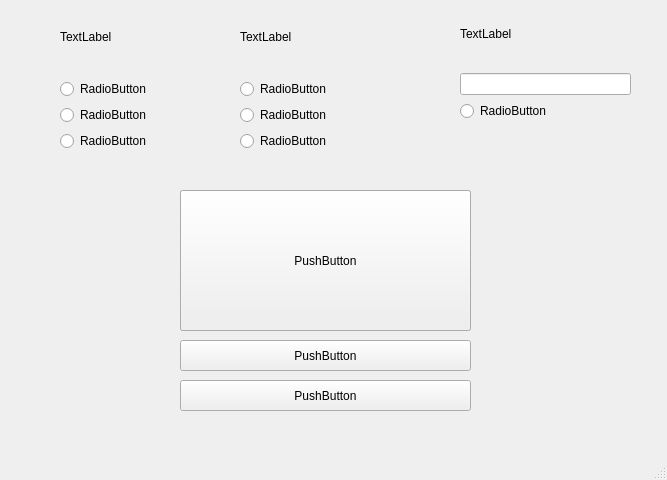
<?xml version="1.0" encoding="UTF-8"?>
<ui version="4.0">
 <class>MainWindow</class>
 <widget class="QMainWindow" name="MainWindow">
  <property name="geometry">
   <rect>
    <x>0</x>
    <y>0</y>
    <width>667</width>
    <height>480</height>
   </rect>
  </property>
  <property name="windowTitle">
   <string>MainWindow</string>
  </property>
  <widget class="QWidget" name="centralwidget">
   <widget class="QWidget" name="verticalLayoutWidget">
    <property name="geometry">
     <rect>
      <x>240</x>
      <y>0</y>
      <width>191</width>
      <height>151</height>
     </rect>
    </property>
    <layout class="QVBoxLayout" name="verticalLayout">
     <item>
      <widget class="QLabel" name="label">
       <property name="text">
        <string>TextLabel</string>
       </property>
      </widget>
     </item>
     <item>
      <widget class="QRadioButton" name="radioBtn1">
       <property name="text">
        <string>RadioButton</string>
       </property>
      </widget>
     </item>
     <item>
      <widget class="QRadioButton" name="radioBtn2">
       <property name="text">
        <string>RadioButton</string>
       </property>
      </widget>
     </item>
     <item>
      <widget class="QRadioButton" name="radioBtn3">
       <property name="text">
        <string>RadioButton</string>
       </property>
      </widget>
     </item>
    </layout>
   </widget>
   <widget class="QPushButton" name="pushButtonG">
    <property name="geometry">
     <rect>
      <x>180</x>
      <y>190</y>
      <width>291</width>
      <height>141</height>
     </rect>
    </property>
    <property name="text">
     <string>PushButton</string>
    </property>
   </widget>
   <widget class="QWidget" name="verticalLayoutWidget_2">
    <property name="geometry">
     <rect>
      <x>460</x>
      <y>0</y>
      <width>171</width>
      <height>121</height>
     </rect>
    </property>
    <layout class="QVBoxLayout" name="verticalLayout_2">
     <item>
      <widget class="QLabel" name="label_quantity">
       <property name="text">
        <string>TextLabel</string>
       </property>
      </widget>
     </item>
     <item>
      <widget class="QLineEdit" name="lineEdit_quantity"/>
     </item>
     <item>
      <widget class="QRadioButton" name="radioBtn_BL">
       <property name="text">
        <string>RadioButton</string>
       </property>
      </widget>
     </item>
    </layout>
   </widget>
   <widget class="QWidget" name="verticalLayoutWidget_3">
    <property name="geometry">
     <rect>
      <x>60</x>
      <y>0</y>
      <width>151</width>
      <height>151</height>
     </rect>
    </property>
    <layout class="QVBoxLayout" name="verticalLayout_3">
     <item>
      <widget class="QLabel" name="label_spoil">
       <property name="text">
        <string>TextLabel</string>
       </property>
      </widget>
     </item>
     <item>
      <widget class="QRadioButton" name="radioBtn4">
       <property name="text">
        <string>RadioButton</string>
       </property>
      </widget>
     </item>
     <item>
      <widget class="QRadioButton" name="radioBtn5">
       <property name="text">
        <string>RadioButton</string>
       </property>
      </widget>
     </item>
     <item>
      <widget class="QRadioButton" name="radioBtn6">
       <property name="text">
        <string>RadioButton</string>
       </property>
      </widget>
     </item>
    </layout>
   </widget>
   <widget class="QPushButton" name="pushButtonC">
    <property name="geometry">
     <rect>
      <x>180</x>
      <y>190</y>
      <width>291</width>
      <height>141</height>
     </rect>
    </property>
    <property name="text">
     <string>PushButton</string>
    </property>
   </widget>
   <widget class="QPushButton" name="BtnBackToCust">
    <property name="geometry">
     <rect>
      <x>180</x>
      <y>340</y>
      <width>291</width>
      <height>31</height>
     </rect>
    </property>
    <property name="text">
     <string>PushButton</string>
    </property>
   </widget>
   <widget class="QPushButton" name="BtnCleanBd">
    <property name="geometry">
     <rect>
      <x>180</x>
      <y>380</y>
      <width>291</width>
      <height>31</height>
     </rect>
    </property>
    <property name="text">
     <string>PushButton</string>
    </property>
   </widget>
  </widget>
  <widget class="QMenuBar" name="menubar">
   <property name="geometry">
    <rect>
     <x>0</x>
     <y>0</y>
     <width>667</width>
     <height>20</height>
    </rect>
   </property>
  </widget>
  <widget class="QStatusBar" name="statusbar"/>
 </widget>
 <resources/>
 <connections/>
</ui>
